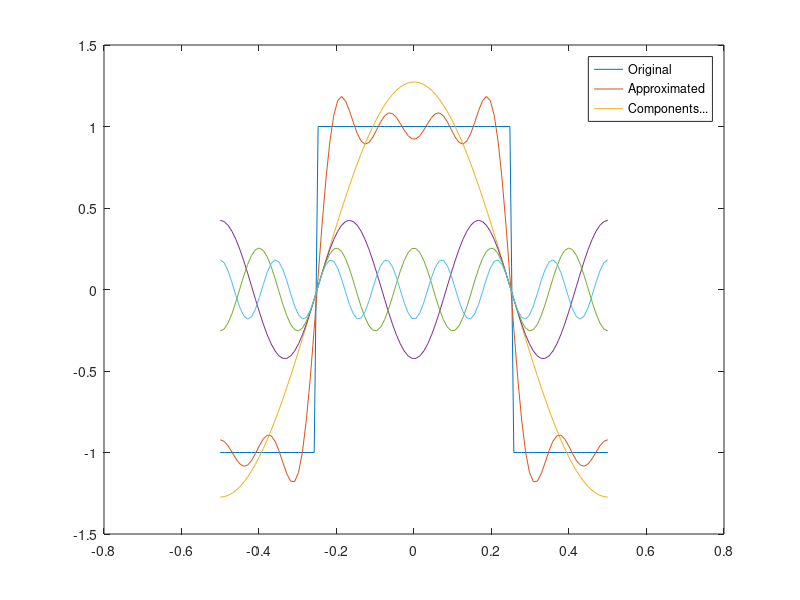

This figure's MATLAB source:
% Dr. Durant - EE3032 - Week 5 Example - 2017-10-04
% Fourier series of a square wave.

% As shown in class, for a square wave x(t) (even, varying between +/-1, x(0) = 1),
T0 = 1; % seconds
% the Fourier series for non-negative k is
% X = 0, 2/pi, 0, -2/(3pi), 0, 2/(5pi), 0, -2/(7pi), ...
% Since the signal is even, we also have X_{-k} = X_k. This is true for all
% even signals, including complex ones. Note that our Fourier series here
% is real, which happens because x(t) is both real and even.

% Let's confirm by construction of the first few terms that the series is correct.

k = [1 3 5 7];
X = 2./(pi*k.*(-1).^((k-1)/2)) % display since no ;, .^ -> element-wise exponentiation
% (^ is matrix exponentiation), notice how we get the alternating +/-1 from (-1).^...
Omega = 2*pi*k/T0; % radians/second

t = linspace(-1/2, 1/2); % time vector over one period, could put in terms of T0

x = sign(cos(Omega(k==1)*t)); % ideal square wave, sign() returns +1, -1, 0
% The k and Omega vectors correspond for a given position. k==1 returns a
% vector of the size of (k or Omega) that indicates where k is 1, so
% Omega(k==1) gives us the value of Omega when k is 1, which is the
% fundamental frequency.

assert(all(isreal(X))) % We're about assume all the X are real (so we only need the cosine
% part of the basis). This will throw an error if all the X aren't real, which is better
% than calculating an incorrect result.
xm = cos(Omega'*t); % outer product; constructing a row vector signal for each k
xm = bsxfun(@times, 2*X.', xm); % scale the components by X_k, .' is NON-conjugate
% transpose; 2*, similar to the trigonometric Fourier series, adds the voltage
% contribution of X_{-k}
xn = sum(xm); % sum the k components

plot(t,x,t,xn,t,xm)
legend('Original', 'Approximated', 'Components...')

% Now try Parseval's power relation.
Px      = sum(x.^2)  / length(x)  % power = average energy over the period
Pxn     = sum(xn.^2) / length(xn)

Pxn_par = 2*sum(X.*conj(X)) % 2* adds power from k<0.
% We don't handle k=0 here, which doesn't need 2* since it contains all the DC voltage
